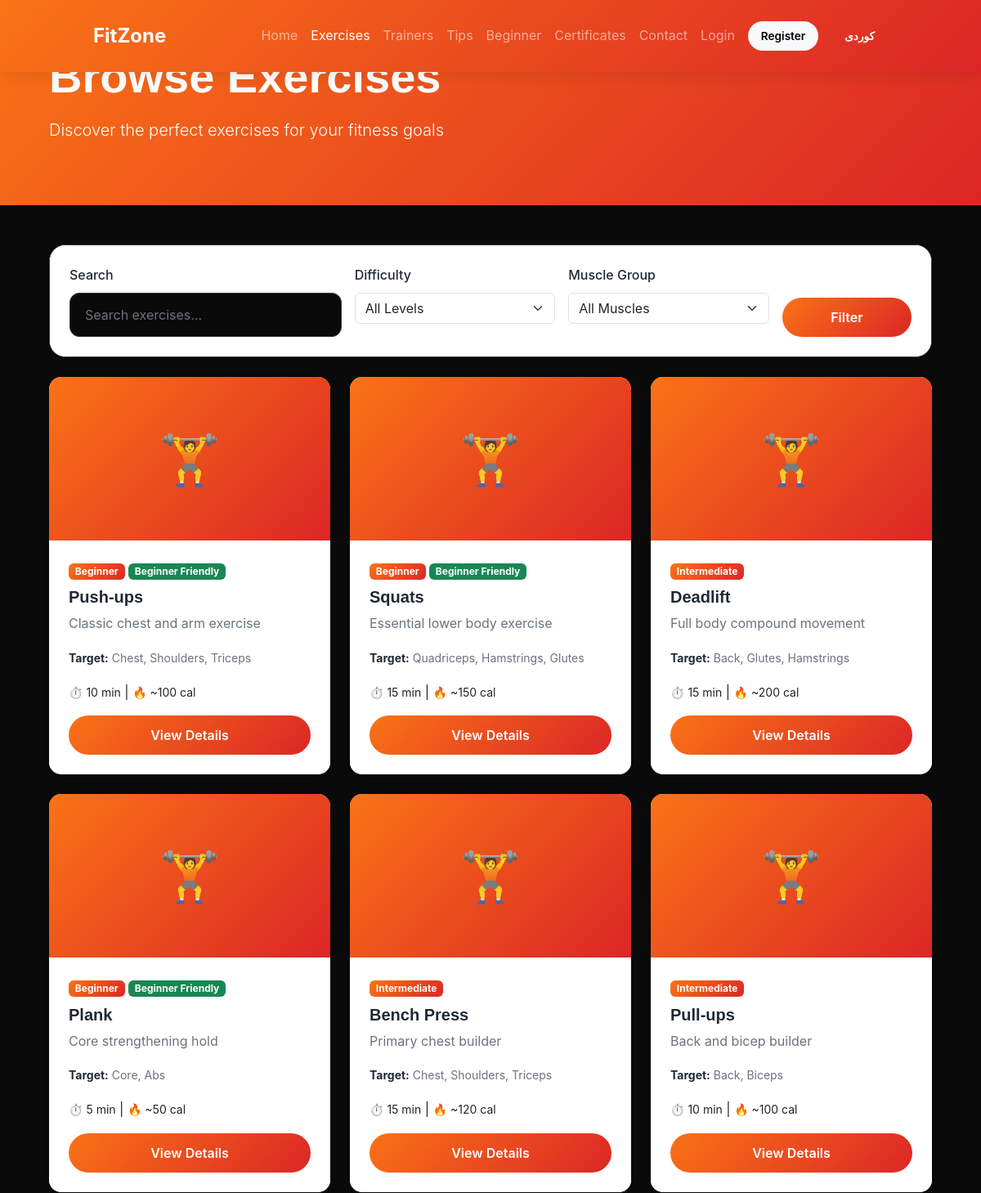
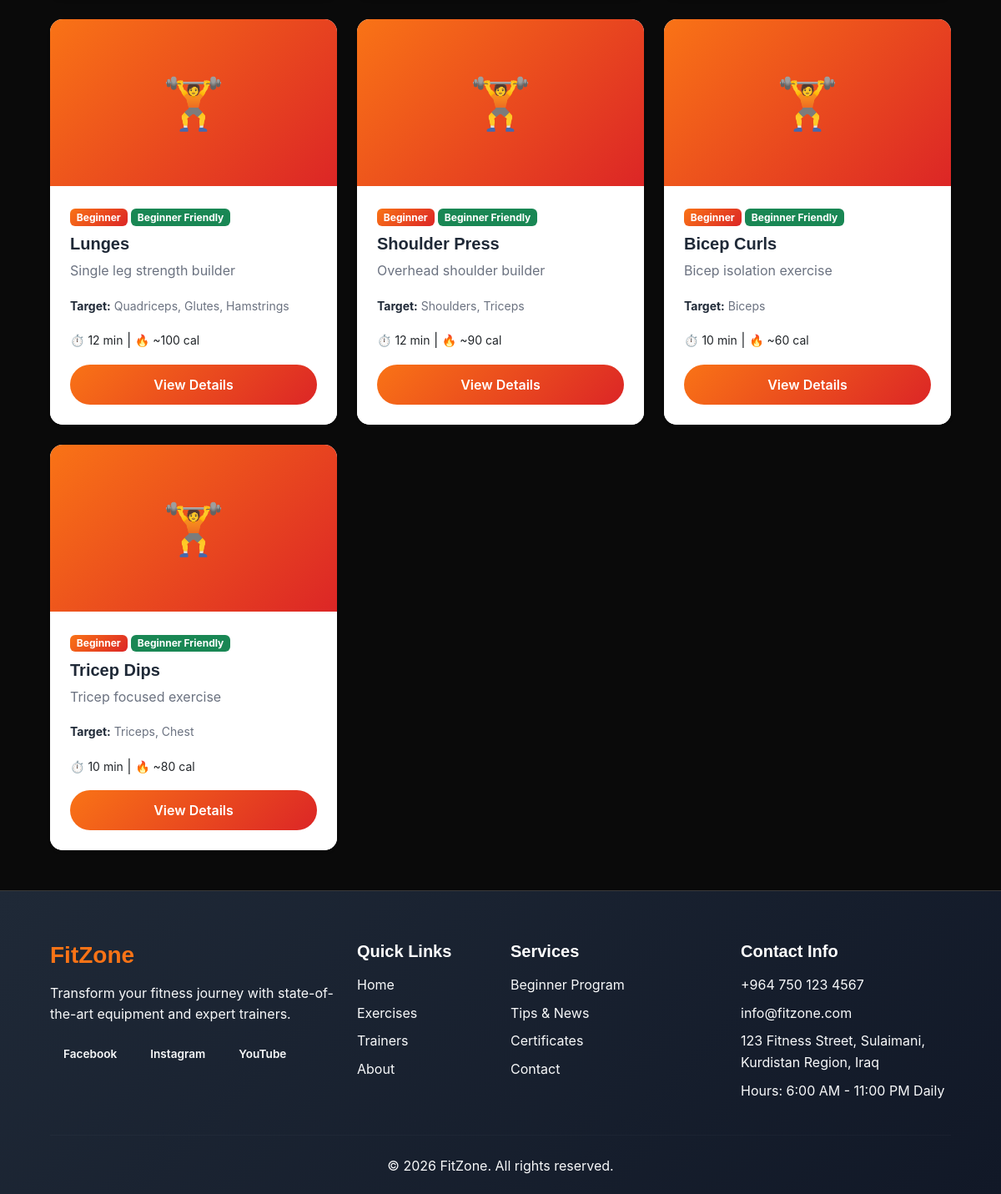
Screenshot of /games.php with the database file from the repository (2 pictures, top to bottom).
### tables this page shows
CREATE TABLE `settings` (
    `id` INT PRIMARY KEY AUTO_INCREMENT,
    `setting_key` VARCHAR(100) NOT NULL UNIQUE,
    `setting_value` TEXT,
    `setting_value_ku` TEXT,
    `setting_type` ENUM('text', 'textarea', 'number', 'boolean', 'json', 'image', 'color') DEFAULT 'text',
    `category` VARCHAR(50) DEFAULT 'general',
    `label` VARCHAR(100),
    `label_ku` VARCHAR(100),
    `description` VARCHAR(255),
    `sort_order` INT DEFAULT 0,
    `updated_at` TIMESTAMP DEFAULT CURRENT_TIMESTAMP ON UPDATE CURRENT_TIMESTAMP
);

CREATE TABLE `games` (
    `id` INT PRIMARY KEY AUTO_INCREMENT,
    `name` VARCHAR(150) NOT NULL,
    `name_ku` VARCHAR(150),
    `description` TEXT,
    `description_ku` TEXT,
    `short_description` VARCHAR(255),
    `short_description_ku` VARCHAR(255),
    `image` VARCHAR(255),
    `youtube_url` VARCHAR(255),
    `difficulty` ENUM('beginner', 'intermediate', 'advanced') DEFAULT 'beginner',
    `muscle_group` VARCHAR(100),
    `muscle_group_ku` VARCHAR(100),
    `equipment_needed` VARCHAR(200),
    `equipment_needed_ku` VARCHAR(200),
    `duration_minutes` INT,
    `calories_burn` INT,
    `instructions` TEXT,
    `instructions_ku` TEXT,
    `tips` TEXT,
    `tips_ku` TEXT,
    `is_featured` TINYINT(1) DEFAULT 0,
    `is_beginner_friendly` TINYINT(1) DEFAULT 0,
    `sort_order` INT DEFAULT 0,
    `is_active` TINYINT(1) DEFAULT 1,
    `view_count` INT DEFAULT 0,
    `created_at` TIMESTAMP DEFAULT CURRENT_TIMESTAMP,
    `updated_at` TIMESTAMP DEFAULT CURRENT_TIMESTAMP ON UPDATE CURRENT_TIMESTAMP
);

### games.php (the view, shortened to what the rows shown need)
<?php
require_once 'includes/config.php';
require_once 'includes/functions.php';
$where = ["is_active = 1"];
$params = [];
$whereSql = implode(' AND ', $where);
$games = fetchAll("SELECT * FROM games WHERE $whereSql ORDER BY sort_order, name", $params);
include 'includes/header.php';
?>
<div class="page-header" style="background: linear-gradient(135deg, #f97316 0%, #dc2626 100%); padding: 60px 0; color: white;">
    <div class="container">
        <h1 class="display-4 fw-bold mb-3"><?= __('Browse Exercises', 'گەڕان لە ڕاهێنانەکان') ?></h1>
    </div>
</div>
<div class="container py-5">
    <?php if (empty($games)): ?>
        <div class="alert alert-info text-center">
            <h5><?= __('No exercises found', 'هیچ ڕاهێنانێک نەدۆزرایەوە') ?></h5>
            <p class="mb-0"><?= __('Try adjusting your filters', 'فیلتەرەکانت بگۆڕە') ?></p>
        </div>
    <?php else: ?>
        <div class="row g-4">
            <?php foreach ($games as $game): ?>
                <div class="col-lg-4 col-md-6">
                    <div class="card h-100 shadow-sm game-card" style="border: none; border-radius: 15px; overflow: hidden; transition: transform 0.3s, box-shadow 0.3s; background: white;">
                        <div style="height: 200px; background: linear-gradient(135deg, #f97316, #dc2626); display: flex; align-items: center; justify-content: center; font-size: 60px; color: white;">
                            🏋️
                        </div>
                        <div class="card-body" style="background: white;">
                            <div class="mb-2">
                                <span class="badge" style="background: linear-gradient(135deg, #f97316, #dc2626);">
                                    <?php
                                    $diffLabels = ['beginner' => __('Beginner', 'سەرەتایی'), 'intermediate' => __('Intermediate', 'مامناوەند'), 'advanced' => __('Advanced', 'پێشکەوتوو')];
                                    echo $diffLabels[$game['difficulty']] ?? $game['difficulty'];
                                    ?>
                                </span>
                                <?php if ($game['is_beginner_friendly']): ?>
                                    <span class="badge bg-success"><?= __('Beginner Friendly', 'گونجاو بۆ سەرەتایی') ?></span>
                                <?php endif; ?>
                            </div>
                            <h5 class="card-title fw-bold" style="color: #1f2937;"><?= e(getLocalized($game, 'name')) ?></h5>
                            <p class="card-text" style="color: #6b7280;"><?= truncate(e(getLocalized($game, 'short_description')), 100) ?></p>
                            <div class="mb-3">
                                <small style="color: #6b7280;">
                                    <strong style="color: #1f2937;"><?= __('Target:', 'ئامانج:') ?></strong> <?= e(getLocalized($game, 'muscle_group')) ?>
                                </small>
                            </div>
                            <?php if ($game['duration_minutes']): ?>
                                <div class="mb-2">
                                    <small>⏱️ <?= $game['duration_minutes'] ?> <?= __('min', 'خولەک') ?></small>
                                    <?php if ($game['calories_burn']): ?>
                                        | <small>🔥 ~<?= $game['calories_burn'] ?> <?= __('cal', 'کالۆری') ?></small>
                                    <?php endif; ?>
                                </div>
                            <?php endif; ?>
                            <a href="<?= SITE_URL ?>/game-detail.php?id=<?= $game['id'] ?>" class="btn btn-primary w-100 mt-2">
                                <?= __('View Details', 'وردەکاری ببینە') ?>
                            </a>
                        </div>
                    </div>
                </div>
            <?php endforeach; ?>
        </div>
    <?php endif; ?>
</div>
<?php include 'includes/footer.php'; ?>

### includes/navbar.php (shortened to what the rows shown need)
<?php
$lang = getCurrentLang();
?>
<nav class="navbar navbar-expand-lg navbar-dark sticky-top" style="background: linear-gradient(135deg, #f97316 0%, #dc2626 100%); box-shadow: 0 4px 20px rgba(0,0,0,0.1);">
    <div class="container">
        <a class="navbar-brand fw-bold" href="<?= SITE_URL ?>/index.php" style="font-size: 1.5rem;">
            <?= e(getSetting('site_name', $lang)) ?>
        </a>
        <div class="collapse navbar-collapse" id="navbarNav">
            <ul class="navbar-nav ms-auto align-items-center">
            </ul>
        </div>
    </div>
</nav>

### includes/footer.php (shortened to what the rows shown need)
    <footer class="footer" style="background: linear-gradient(135deg, #1f2937 0%, #111827 100%); color: white; padding: 60px 0 20px;">
        <div class="container">
            <div class="row g-4">
                <div class="col-lg-4 col-md-6">
                    <h3 class="fw-bold mb-3" style="color: #f97316;"><?= e(getSetting('site_name', $lang)) ?></h3>
                    <p class="text-light"><?= e(getSetting('site_description', $lang)) ?></p>
                    <div class="d-flex gap-2 mt-3">
                        <?php if ($fb = getSetting('social_facebook')): ?>
                            <a href="<?= e($fb) ?>" target="_blank" class="btn btn-sm btn-outline-light">Facebook</a>
                        <?php endif; ?>
                        <?php if ($ig = getSetting('social_instagram')): ?>
                            <a href="<?= e($ig) ?>" target="_blank" class="btn btn-sm btn-outline-light">Instagram</a>
                        <?php endif; ?>
                        <?php if ($yt = getSetting('social_youtube')): ?>
                            <a href="<?= e($yt) ?>" target="_blank" class="btn btn-sm btn-outline-light">YouTube</a>
                        <?php endif; ?>
                    </div>
                </div>
                <div class="col-lg-3 col-md-6">
                    <ul class="list-unstyled">
                        <li class="mb-2 text-light"><?= e(getSetting('site_phone')) ?></li>
                        <li class="mb-2 text-light"><?= e(getSetting('site_email')) ?></li>
                        <li class="mb-2 text-light"><?= e(getSetting('site_address', $lang)) ?></li>
                        <li class="mb-2 text-light"><?= __('Hours:', 'کاتژمێر:') ?> <?= e(getSetting('working_hours', $lang)) ?></li>
                    </ul>
                </div>
            </div>
            <div class="text-center text-light">
                <p class="mb-0">&copy; <?= date('Y') ?> <?= e(getSetting('site_name', $lang)) ?>. <?= __('All rights reserved.', 'هەموو مافەکان پارێزراون.') ?></p>
            </div>
        </div>
    </footer>
</body>
</html>

### rows the page displays
settings: setting_value "FitZone"
games: difficulty "Beginner", name "Push-ups", short_description "Classic chest and arm exercise", muscle_group "Chest, Shoulders, Triceps", duration_minutes "10", calories_burn "100"
games: difficulty "Beginner", name "Squats", short_description "Essential lower body exercise", muscle_group "Quadriceps, Hamstrings, Glutes", duration_minutes "15", calories_burn "150"
games: difficulty "Intermediate", name "Deadlift", short_description "Full body compound movement", muscle_group "Back, Glutes, Hamstrings", duration_minutes "15", calories_burn "200"
games: difficulty "Beginner", name "Plank", short_description "Core strengthening hold", muscle_group "Core, Abs", duration_minutes "5", calories_burn "50"
games: difficulty "Intermediate", name "Bench Press", short_description "Primary chest builder", muscle_group "Chest, Shoulders, Triceps", duration_minutes "15", calories_burn "120"
games: difficulty "Intermediate", name "Pull-ups", short_description "Back and bicep builder", muscle_group "Back, Biceps", duration_minutes "10", calories_burn "100"
games: difficulty "Beginner", name "Lunges", short_description "Single leg strength builder", muscle_group "Quadriceps, Glutes, Hamstrings", duration_minutes "12", calories_burn "100"
games: difficulty "Beginner", name "Shoulder Press", short_description "Overhead shoulder builder", muscle_group "Shoulders, Triceps", duration_minutes "12", calories_burn "90"
games: difficulty "Beginner", name "Bicep Curls", short_description "Bicep isolation exercise", muscle_group "Biceps", duration_minutes "10", calories_burn "60"
games: difficulty "Beginner", name "Tricep Dips", short_description "Tricep focused exercise", muscle_group "Triceps, Chest", duration_minutes "10", calories_burn "80"
settings: setting_value "Transform your fitness journey with state-of-the-art equipment and expert trainers."
settings: setting_value "+964 750 123 4567"
settings: setting_value "info@fitzone.com"
settings: setting_value "123 Fitness Street, Sulaimani, Kurdistan Region, Iraq"
settings: setting_value "6:00 AM - 11:00 PM Daily"

### other values shown
__('Home', 'سەرەتا') "Home"
__('Exercises', 'ڕاهێنانەکان') "Exercises"
__('Trainers', 'ڕاهێنەرەکان') "Trainers"
__('Tips', 'ئامۆژگاری') "Tips"
__('Beginner', 'سەرەتایی') "Beginner"
__('Certificates', 'بڕوانامە') "Certificates"
__('Contact', 'پەیوەندی') "Contact"
__('Login', 'چوونەژوورەوە') "Login"
__('Register', 'تۆمارکردن') "Register"
__('Browse Exercises', 'گەڕان لە ڕاهێنانەکان') "Browse Exercises"
__('Search', 'گەڕان') "Search"
__('Difficulty', 'ئاستی سەختی') "Difficulty"
__('Muscle Group', 'گرووپی ماسولکە') "Muscle Group"
__('Filter', 'پاڵاوتن') "Filter"
__('Quick Links', 'لینکە خێراکان') "Quick Links"
